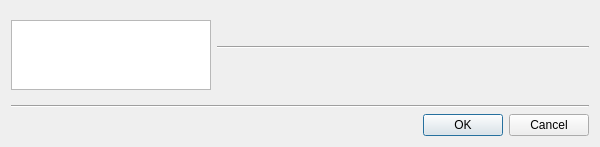
<?xml version="1.0" encoding="UTF-8"?>
<ui version="4.0">
 <class>Preferences</class>
 <widget class="QDialog" name="Preferences">
  <property name="geometry">
   <rect>
    <x>0</x>
    <y>0</y>
    <width>600</width>
   </rect>
  </property>
  <property name="minimumSize">
   <size>
    <width>600</width>
   </size>
  </property>
  <property name="maximumSize">
   <size>
    <width>600</width>
   </size>
  </property>
  <property name="windowTitle">
   <string>Preferences</string>
  </property>
  <layout class="QVBoxLayout" name="verticalLayout">
   <item>
    <widget class="QWidget" name="widget" native="true">
     <layout class="QHBoxLayout" name="horizontalLayout" stretch="1,3">
      <property name="leftMargin">
       <number>0</number>
      </property>
      <property name="rightMargin">
       <number>0</number>
      </property>
      <item>
       <widget class="QListView" name="listView">
        <property name="sizePolicy">
         <sizepolicy hsizetype="Fixed" vsizetype="Expanding">
          <horstretch>0</horstretch>
          <verstretch>0</verstretch>
         </sizepolicy>
        </property>
        <property name="minimumSize">
         <size>
          <width>200</width>
          <height>0</height>
         </size>
        </property>
        <property name="maximumSize">
         <size>
          <width>200</width>
          <height>16777215</height>
         </size>
        </property>
        <property name="viewMode">
         <enum>QListView::ListMode</enum>
        </property>
        <property name="wordWrap">
         <bool>true</bool>
        </property>
       </widget>
      </item>
      <item>
       <layout class="QVBoxLayout" name="verticalLayout_2">
        <item>
         <layout class="QVBoxLayout" name="verticalLayoutInner">
          <property name="bottomMargin">
           <number>0</number>
          </property>
          <item>
           <layout class="QHBoxLayout" name="horizontalLayout_2">
            <property name="leftMargin">
             <number>0</number>
            </property>
            <property name="topMargin">
             <number>0</number>
            </property>
            <property name="rightMargin">
             <number>0</number>
            </property>
            <property name="bottomMargin">
             <number>0</number>
            </property>
            <item>
             <widget class="QLabel" name="headerIcon">
              <property name="text">
               <string/>
              </property>
             </widget>
            </item>
            <item>
             <widget class="QLabel" name="headerLabel">
              <property name="styleSheet">
               <string>font-weight: bold</string>
              </property>
              <property name="text">
               <string/>
              </property>
             </widget>
            </item>
            <item>
             <spacer name="horizontalSpacer">
              <property name="orientation">
               <enum>Qt::Horizontal</enum>
              </property>
              <property name="sizeHint" stdset="0">
               <size>
                <width>20</width>
                <height>20</height>
               </size>
              </property>
             </spacer>
            </item>
           </layout>
          </item>
          <item>
           <widget class="Line" name="headerLine">
            <property name="orientation">
             <enum>Qt::Horizontal</enum>
            </property>
           </widget>
          </item>
         </layout>
        </item>
        <item>
         <widget class="QStackedWidget" name="stackedWidget">
          <property name="sizePolicy">
           <sizepolicy hsizetype="Preferred" vsizetype="Expanding">
            <horstretch>0</horstretch>
            <verstretch>0</verstretch>
           </sizepolicy>
          </property>
          <property name="currentIndex">
           <number>-1</number>
          </property>
         </widget>
        </item>
       </layout>
      </item>
     </layout>
    </widget>
   </item>
   <item>
    <widget class="Line" name="line">
     <property name="orientation">
      <enum>Qt::Horizontal</enum>
     </property>
    </widget>
   </item>
   <item>
    <widget class="QDialogButtonBox" name="buttonBox">
     <property name="orientation">
      <enum>Qt::Horizontal</enum>
     </property>
     <property name="standardButtons">
      <set>QDialogButtonBox::Cancel|QDialogButtonBox::Ok</set>
     </property>
    </widget>
   </item>
  </layout>
 </widget>
 <resources/>
 <connections>
  <connection>
   <sender>buttonBox</sender>
   <signal>accepted()</signal>
   <receiver>Preferences</receiver>
   <slot>accept()</slot>
   <hints>
    <hint type="sourcelabel">
     <x>248</x>
     <y>254</y>
    </hint>
    <hint type="destinationlabel">
     <x>157</x>
     <y>274</y>
    </hint>
   </hints>
  </connection>
  <connection>
   <sender>buttonBox</sender>
   <signal>rejected()</signal>
   <receiver>Preferences</receiver>
   <slot>reject()</slot>
   <hints>
    <hint type="sourcelabel">
     <x>316</x>
     <y>260</y>
    </hint>
    <hint type="destinationlabel">
     <x>286</x>
     <y>274</y>
    </hint>
   </hints>
  </connection>
 </connections>
</ui>
